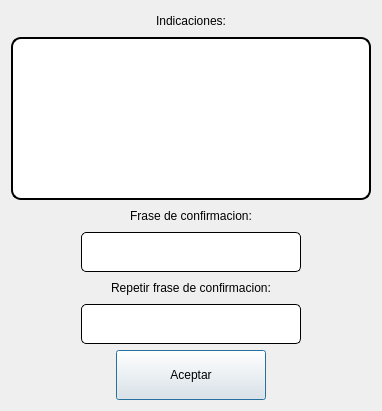
<?xml version="1.0" encoding="UTF-8"?>
<ui version="4.0">
 <class>Dialog</class>
 <widget class="QDialog" name="Dialog">
  <property name="geometry">
   <rect>
    <x>0</x>
    <y>0</y>
    <width>382</width>
    <height>411</height>
   </rect>
  </property>
  <property name="windowTitle">
   <string>Confirmacion accion</string>
  </property>
  <layout class="QVBoxLayout" name="verticalLayout">
   <item>
    <widget class="QLabel" name="label">
     <property name="minimumSize">
      <size>
       <width>0</width>
       <height>20</height>
      </size>
     </property>
     <property name="text">
      <string>Indicaciones:</string>
     </property>
     <property name="alignment">
      <set>Qt::AlignCenter</set>
     </property>
    </widget>
   </item>
   <item>
    <widget class="QTextBrowser" name="textBrowser_indicaciones">
     <property name="minimumSize">
      <size>
       <width>330</width>
       <height>120</height>
      </size>
     </property>
     <property name="styleSheet">
      <string notr="true">border-radius:10px;
border : 2px solid black;
background : white;</string>
     </property>
    </widget>
   </item>
   <item>
    <widget class="QLabel" name="label_2">
     <property name="minimumSize">
      <size>
       <width>0</width>
       <height>20</height>
      </size>
     </property>
     <property name="text">
      <string>Frase de confirmacion:</string>
     </property>
     <property name="alignment">
      <set>Qt::AlignCenter</set>
     </property>
    </widget>
   </item>
   <item>
    <layout class="QHBoxLayout" name="horizontalLayout_2">
     <item>
      <spacer name="horizontalSpacer_3">
       <property name="orientation">
        <enum>Qt::Horizontal</enum>
       </property>
       <property name="sizeHint" stdset="0">
        <size>
         <width>40</width>
         <height>20</height>
        </size>
       </property>
      </spacer>
     </item>
     <item>
      <widget class="QLineEdit" name="lineEdit_wordRepetir">
       <property name="minimumSize">
        <size>
         <width>220</width>
         <height>40</height>
        </size>
       </property>
       <property name="styleSheet">
        <string notr="true">border-radius:5px;
border : 1px solid black;
background : white;</string>
       </property>
       <property name="alignment">
        <set>Qt::AlignCenter</set>
       </property>
      </widget>
     </item>
     <item>
      <spacer name="horizontalSpacer_4">
       <property name="orientation">
        <enum>Qt::Horizontal</enum>
       </property>
       <property name="sizeHint" stdset="0">
        <size>
         <width>40</width>
         <height>20</height>
        </size>
       </property>
      </spacer>
     </item>
    </layout>
   </item>
   <item>
    <widget class="QLabel" name="label_3">
     <property name="minimumSize">
      <size>
       <width>0</width>
       <height>20</height>
      </size>
     </property>
     <property name="text">
      <string>Repetir frase de confirmacion:</string>
     </property>
     <property name="alignment">
      <set>Qt::AlignCenter</set>
     </property>
    </widget>
   </item>
   <item>
    <layout class="QHBoxLayout" name="horizontalLayout">
     <item>
      <spacer name="horizontalSpacer">
       <property name="orientation">
        <enum>Qt::Horizontal</enum>
       </property>
       <property name="sizeHint" stdset="0">
        <size>
         <width>40</width>
         <height>20</height>
        </size>
       </property>
      </spacer>
     </item>
     <item>
      <widget class="QLineEdit" name="lineEdit_firma">
       <property name="minimumSize">
        <size>
         <width>220</width>
         <height>40</height>
        </size>
       </property>
       <property name="styleSheet">
        <string notr="true">border-radius:5px;
border : 1px solid black;
background : white;</string>
       </property>
       <property name="alignment">
        <set>Qt::AlignCenter</set>
       </property>
      </widget>
     </item>
     <item>
      <spacer name="horizontalSpacer_2">
       <property name="orientation">
        <enum>Qt::Horizontal</enum>
       </property>
       <property name="sizeHint" stdset="0">
        <size>
         <width>40</width>
         <height>20</height>
        </size>
       </property>
      </spacer>
     </item>
    </layout>
   </item>
   <item>
    <layout class="QHBoxLayout" name="horizontalLayout_3">
     <item>
      <spacer name="horizontalSpacer_5">
       <property name="orientation">
        <enum>Qt::Horizontal</enum>
       </property>
       <property name="sizeHint" stdset="0">
        <size>
         <width>40</width>
         <height>20</height>
        </size>
       </property>
      </spacer>
     </item>
     <item>
      <widget class="QPushButton" name="btn_aceptar">
       <property name="minimumSize">
        <size>
         <width>150</width>
         <height>50</height>
        </size>
       </property>
       <property name="text">
        <string>Aceptar</string>
       </property>
      </widget>
     </item>
     <item>
      <spacer name="horizontalSpacer_6">
       <property name="orientation">
        <enum>Qt::Horizontal</enum>
       </property>
       <property name="sizeHint" stdset="0">
        <size>
         <width>40</width>
         <height>20</height>
        </size>
       </property>
      </spacer>
     </item>
    </layout>
   </item>
  </layout>
 </widget>
 <resources/>
 <connections/>
</ui>
